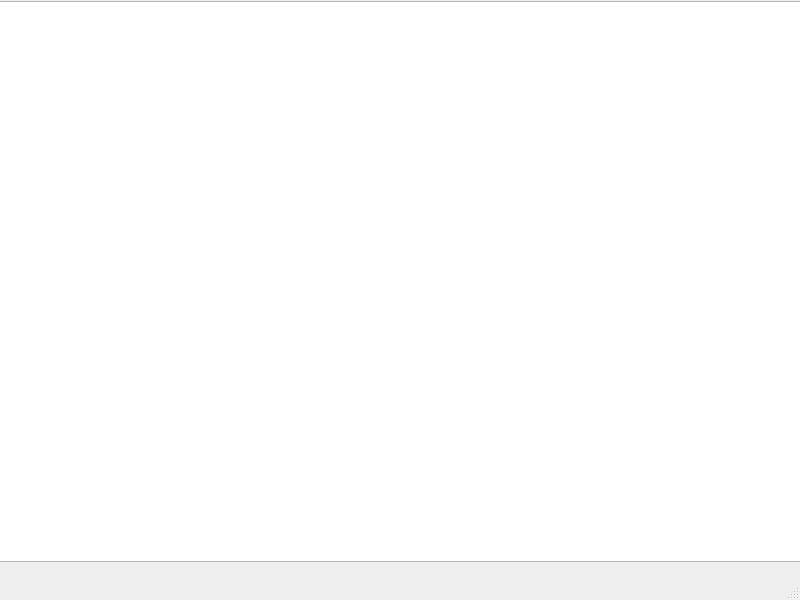
<?xml version="1.0" encoding="UTF-8"?>
<ui version="4.0">
 <class>Main</class>
 <widget class="QMainWindow" name="Main">
  <property name="geometry">
   <rect>
    <x>0</x>
    <y>0</y>
    <width>800</width>
    <height>600</height>
   </rect>
  </property>
  <property name="windowTitle">
   <string>Main</string>
  </property>
  <widget class="QWidget" name="centralwidget">
   <widget class="QGraphicsView" name="graphicsView">
    <property name="geometry">
     <rect>
      <x>-5</x>
      <y>1</y>
      <width>811</width>
      <height>561</height>
     </rect>
    </property>
   </widget>
  </widget>
  <widget class="QMenuBar" name="menubar">
   <property name="geometry">
    <rect>
     <x>0</x>
     <y>0</y>
     <width>800</width>
     <height>26</height>
    </rect>
   </property>
  </widget>
  <widget class="QStatusBar" name="statusbar"/>
 </widget>
 <resources/>
 <connections/>
</ui>
